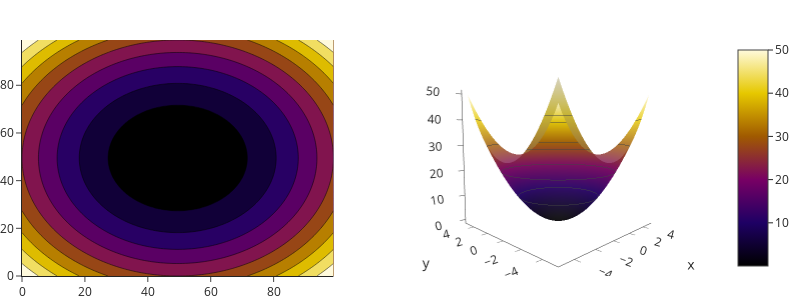

Here is the notebook cell this chart was saved with:
### Markdown cell above
## RSS Visualization

### Code cell
vals = np.linspace(-5, 5, 100)
xx, yy = np.meshgrid(vals, vals)
z = xx**2 + yy**2

fig = make_subplots(rows=1, cols=2, specs=[[{'type': 'scatter'}, {'type': 'scene'}]])

fig.add_traces(data = [
    go.Contour(z=z, colorscale='Electric', showscale=False),    
    go.Surface(x = vals, y=vals, z=z, opacity=.8, colorscale='Electric', contours=dict(z=dict(show=True)))],
    rows=[1,1], cols=[1,2])

fig.update_layout(width=800, height=300, scene_aspectmode="cube", scene=dict(camera = dict(eye=dict(x=-1.5, y=-1.5, z=.2))))
fig.write_image(f"../rss.png")
fig.show()

### Figure 1 — Plotly figure (JSON) as saved in the notebook; plotly's stock layout.template omitted (floating-point values rounded to 4 significant figures; data arrays with more than 128 entries replaced by an {"elided": "..."} marker saying what was removed)
{"data": [{"colorscale": [[0, "rgb(0,0,0)"], [0.2, "rgb(30,0,100)"], [0.4, "rgb(120,0,100)"], [0.6, "rgb(160,90,0)"], [0.8, "rgb(230,200,0)"], [1, "rgb(255,250,220)"]], "showscale": false, "type": "contour", "xaxis": "x", "yaxis": "y", "z": {"elided": "100x100 float values"}}, {"colorscale": [[0, "rgb(0,0,0)"], [0.2, "rgb(30,0,100)"], [0.4, "rgb(120,0,100)"], [0.6, "rgb(160,90,0)"], [0.8, "rgb(230,200,0)"], [1, "rgb(255,250,220)"]], "contours": {"z": {"show": true}}, "opacity": 0.8, "scene": "scene", "type": "surface", "x": [-5, -4.899, -4.798, -4.697, -4.596, -4.495, -4.394, -4.293, -4.192, -4.091, -3.99, -3.889, -3.788, -3.687, -3.586, -3.485, -3.384, -3.283, -3.182, -3.081, -2.98, -2.879, -2.778, -2.677, -2.576, -2.475, -2.374, -2.273, -2.172, -2.071, -1.97, -1.869, -1.768, -1.667, -1.566, -1.465, -1.364, -1.263, -1.162, -1.061, -0.9596, -0.8586, -0.7576, -0.6566, -0.5556, -0.4545, -0.3535, -0.2525, -0.1515, -0.05051, 0.05051, 0.1515, 0.2525, 0.3535, 0.4545, 0.5556, 0.6566, 0.7576, 0.8586, 0.9596, 1.061, 1.162, 1.263, 1.364, 1.465, 1.566, 1.667, 1.768, 1.869, 1.97, 2.071, 2.172, 2.273, 2.374, 2.475, 2.576, 2.677, 2.778, 2.879, 2.98, 3.081, 3.182, 3.283, 3.384, 3.485, 3.586, 3.687, 3.788, 3.889, 3.99, 4.091, 4.192, 4.293, 4.394, 4.495, 4.596, 4.697, 4.798, 4.899, 5], "y": [-5, -4.899, -4.798, -4.697, -4.596, -4.495, -4.394, -4.293, -4.192, -4.091, -3.99, -3.889, -3.788, -3.687, -3.586, -3.485, -3.384, -3.283, -3.182, -3.081, -2.98, -2.879, -2.778, -2.677, -2.576, -2.475, -2.374, -2.273, -2.172, -2.071, -1.97, -1.869, -1.768, -1.667, -1.566, -1.465, -1.364, -1.263, -1.162, -1.061, -0.9596, -0.8586, -0.7576, -0.6566, -0.5556, -0.4545, -0.3535, -0.2525, -0.1515, -0.05051, 0.05051, 0.1515, 0.2525, 0.3535, 0.4545, 0.5556, 0.6566, 0.7576, 0.8586, 0.9596, 1.061, 1.162, 1.263, 1.364, 1.465, 1.566, 1.667, 1.768, 1.869, 1.97, 2.071, 2.172, 2.273, 2.374, 2.475, 2.576, 2.677, 2.778, 2.879, 2.98, 3.081, 3.182, 3.283, 3.384, 3.485, 3.586, 3.687, 3.788, 3.889, 3.99, 4.091, 4.192, 4.293, 4.394, 4.495, 4.596, 4.697, 4.798, 4.899, 5], "z": {"elided": "100x100 float values"}}], "layout": {"height": 300, "scene": {"aspectmode": "cube", "camera": {"eye": {"x": -1.5, "y": -1.5, "z": 0.2}}, "domain": {"x": [0.55, 1], "y": [0, 1]}}, "width": 800, "xaxis": {"anchor": "y", "domain": [0, 0.45]}, "yaxis": {"anchor": "x", "domain": [0, 1]}}}
